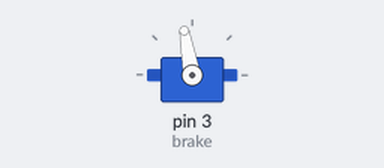
A sketch run on a simulated Arduino Uno, built with avr-gcc and run on an emulated ATmega328P. Shown: servo. What the sketch prints to the serial monitor is not drawn.

Above: at 0.05 s.
At 3.0 s:
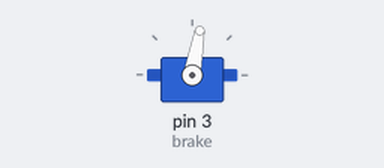
At 8.05 s:
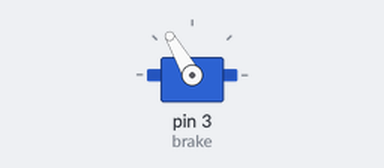
At 11.0 s:
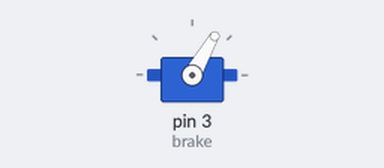
Timing chart, 0 to 15.6 s (numbered marks = the images above):
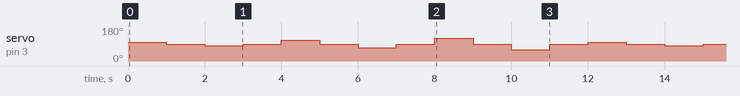

The sketch:

steer.ino
```cpp
#include <Servo.h>

Servo brake;

int center = 90;

void setup()
{
  brake.attach(3);

  // start serial comms
  Serial.begin(9600);
  //print test messsage
  Serial.println("Hello world!");

  // set to 0, find zero position

  brake.write(center);

}

void loop()
{

  // back and forth continuous
  for (int i = 1; i <= 3; i++)
  {
    brake.write(center+10*i);
    delay(1000);

    brake.write(center);
    delay(1000);

    brake.write(center-10*i);
    delay(1000);

    brake.write(center);
    delay(1000);
  }

  /*
  val = analogRead(pot);
  val = map(val, 0, 1023, 0, 179);
  brake.write(val);
  delay(15);
  */
}
```

Measured:
- by itself, servo on pin 3 (brake): repeats every 12.0 s: 80° 1.0 s, 90° 1.0 s, 110° 1.0 s, 90° 1.0 s, 70° 1.0 s, 90° 1.0 s, 120° 1.0 s, 90° 1.0 s, 60° 1.0 s, 90° 1.0 s, 100° 1.0 s, 90° 1.0 s
